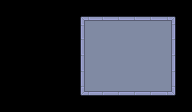

Rendered tile map (Tiled .tmx) drawn with the repository's tilesets; below, a short description and the full map source, tile grids included:
An orthogonal 12x7 tile map with 16x16 px tiles, 1 tile layer (Calque de Tuiles 1).

<map version="1.10" tiledversion="1.10.2" orientation="orthogonal" renderorder="right-down" width="12" height="7" tilewidth="16" tileheight="16" infinite="0" nextlayerid="2" nextobjectid="1">
 <editorsettings>
  <export target="mainMenuFloor.csv" format="csv" />
 </editorsettings>
 <tileset firstgid="1" source="Floor.tsx" />
 <layer id="1" name="Calque de Tuiles 1" width="12" height="7">
  <data encoding="csv">
0,0,0,0,0,0,0,0,0,0,0,0,
0,0,0,0,0,1,2,2,2,2,3,0,
0,0,0,0,0,5,6,6,6,6,7,0,
0,0,0,0,0,5,6,6,6,6,7,0,
0,0,0,0,0,5,6,6,6,6,7,0,
0,0,0,0,0,9,10,10,10,10,11,0,
0,0,0,0,0,0,0,0,0,0,0,0
</data>
 </layer>
</map>
